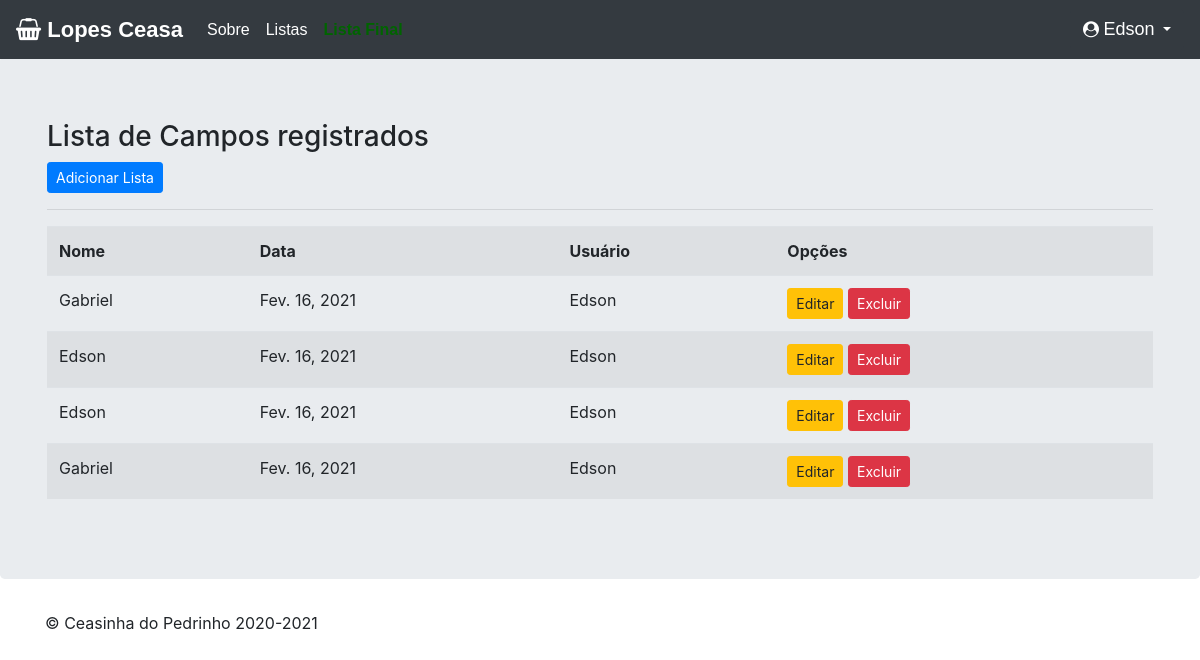
Before: /listar/campos/ (signed in) with the older database file.
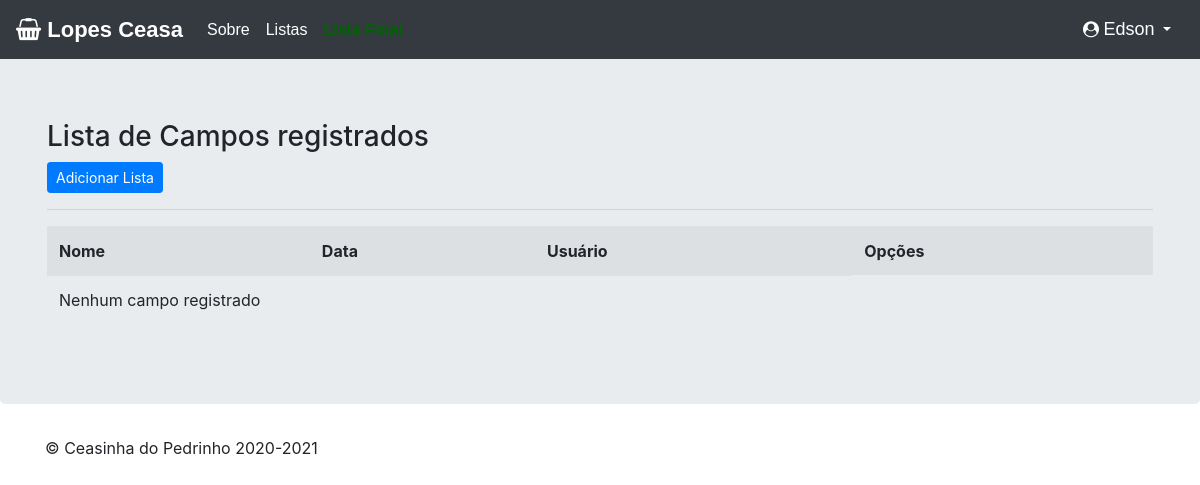
After: the same page with the newer database file.
### cadastros/models.py (models this page shows, shortened)
class Campo(models.Model):
    nome = models.CharField(max_length=50, help_text='Digite o nome igual o do seu Login.')
    data = models.DateField(default=date.today)
    usuario = models.ForeignKey(User, on_delete=models.PROTECT)

### cadastros/views.py (the view)
# urls.py: path('listar/campos/', CampoList.as_view(), name='listar-campos'),
class CampoList(LoginRequiredMixin, ListView):
    login_url = reverse_lazy('login')
    model = Campo
    template_name = 'cadastros/listas/campo.html'
    def get_queryset(self):
        self.object_list = Campo.objects.filter(usuario=self.request.user)
        return self.object_list

### cadastros/templates/cadastros/listas/campo.html (shortened to what this page needs)
{% extends "paginas/templates/modelopro.html" %}
{% load static}
{% block titulo %}
{% block principal %}
<h3>Lista de Campos registrados</h3>
<a href="{% url 'cadastrar-campo' %}" class="btn btn-primary btn-sm">Adicionar Lista</a>
<hr>
<table class="table table-striped">
    <tr>
        <th>Nome</th>
        <th>Data</th>
        <th>Usuário</th>
        <th>Opções</th>
    </tr>
    {% for campo in object_list %}
    <tr>
        <td>{{ campo.nome }}</td>
        <td>{{ campo.data }}</td>
        <td>{{ campo.usuario }}</td>
        <td>
            <a href="{% url 'editar-campo' campo.pk %}" class="btn btn-warning btn-sm" title="Editar">Editar</a>
            <a href="{% url 'excluir-campo' campo.pk %}" class="btn btn-danger btn-sm" title="Editar">Excluir</a>
        </td>
    </tr>
    {% empty %}
    <tr>
        <td colspan="3">Nenhum campo registrado</td>
    </tr>
    {% endfor %}
</table>
{%endblock%}

### paginas/templates/modelopro.html (shortened to what this page needs)
{% load static %}
<!DOCTYPE html>
<html lang="pt-BR">
  <head>
<link href="{% static 'css/bootstrap.css' %}" rel="stylesheet">
<link rel="stylesheet" href="https://maxcdn.bootstrapcdn.com/font-
awesome/4.7.0/css/font-awesome.min.css">
    <link href="{% static 'css/jumbotron.css' %}" rel="stylesheet">
  </head>
  <body>
    {% block navbar %}
  <div class="container">
    <nav class="navbar navbar-expand-md navbar-dark fixed-top bg-dark">
      <a class="navbar-brand" href="{% url 'index' %}" style="font-weight: bold; font-size: 22px; font-family:sans-serif;">
        <i class="fa fa-shopping-basket" aria-hidden="true" ></i>
        Lopes Ceasa
      </a>
      <div class="collapse navbar-collapse" id="navbarsExampleDefault">
        <ul class="navbar-nav mr-auto">
          <li class="nav-item active">
            <a class="nav-link" href="{% url 'sobre' %}" style="font-family: sans-serif;">
              Sobre <span class="sr-only">(atual)</span>
            </a>
          </li>
          {% if request.user.is_authenticated%}
          <li class="nav-item active">
            <a class="nav-link" href="{% url 'listar-verduras-total' %}" style="font-family: sans-serif;" >
              Listas
            </a>
          </li>
          <li class="nav-item active">
            <a class="nav-link" href="{% url 'listar-verduras-final' %}" style="font-family: sans-serif; font-weight: bold; color: darkgreen;">
            </a>
          </li>
          {%endif%}
        </ul>
        <ul class="navbar-nav">
          {% if request.user.is_authenticated%}
          <div class="btn-group">
            <button class="btn btn-dark dropdown-toggle" type="button" id="triggerId" data-toggle="dropdown" aria-haspopup="true"
                aria-expanded="false">
                <i class="fa fa-user-circle"></i>
                <span id="username" style="font-size: 18px; font-family: sans-serif;">{{request.user}}</span>
            </button>
          </div>
          {% else %}
          <li class="nav-item active">
            <a class="nav-link" href="{% url 'login' %}" style="font-family: sans-serif;">
              <i class="fa fa-sign-in" aria-hidden="true"></i>
              Login
            </a>
          {%endif%}
        </ul>
      </div>
    </nav>
  </div>
<main role="main">
  {% endblock %}
<main role="main">
  <div class="jumbotron">
    <div class="container">
      {% block principal %}{% endblock %}
</main>
{% block rodape %}
<footer class="container">
  <p>&copy; Ceasinha do Pedrinho 2020-2021</p>
</footer>
{% endblock %}
</html>

### paginas/static/css/jumbotron.css (style rules this page uses)
body { padding-top: 3.5rem; }

Changed rows visible on the page:
removed Campo: nome "Gabriel", data "Fev. 16, 2021", usuario "Edson"
removed Campo: nome "Edson", data "Fev. 16, 2021", usuario "Edson"
removed Campo: nome "Edson", data "Fev. 16, 2021", usuario "Edson"
removed Campo: nome "Gabriel", data "Fev. 16, 2021", usuario "Edson"
Other visible differences:
text now shown: "Nenhum campo registrado"
